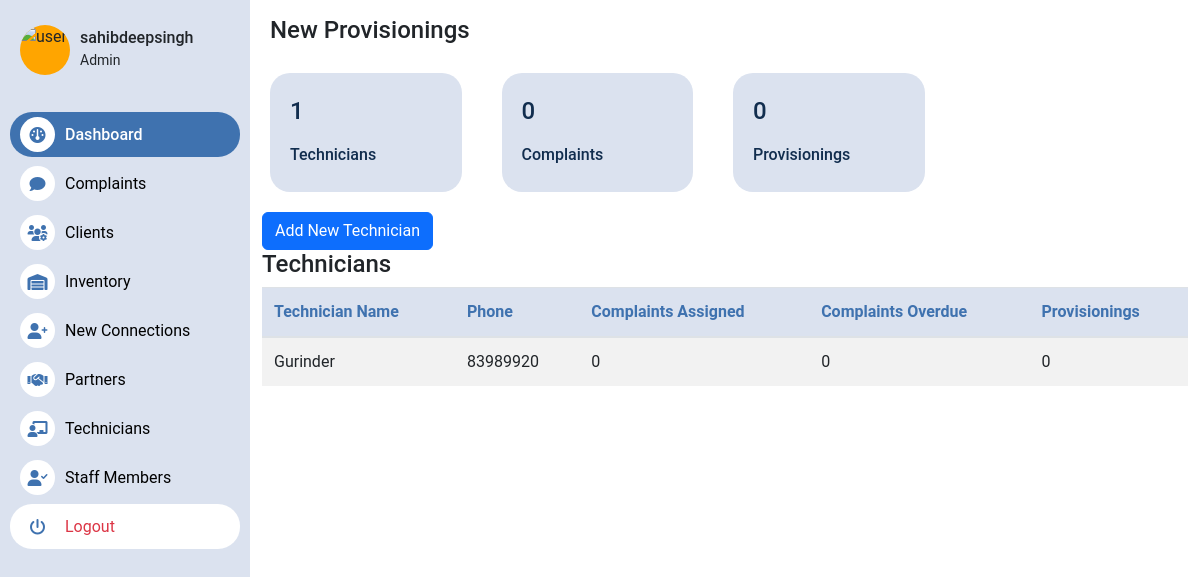
Before: /accounts/technicians/dashboard (signed in) with the older database file.
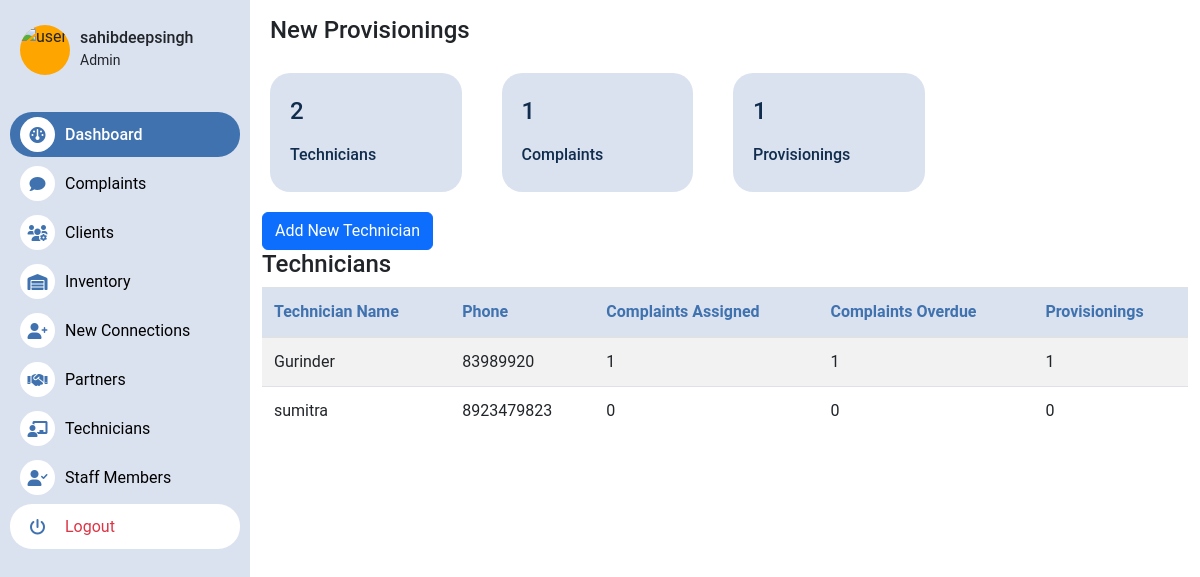
After: the same page with the newer database file.
### users/models.py (models this page shows, shortened)
class Technician(models.Model):
    user = models.ForeignKey(User, on_delete=models.CASCADE)
    address = models.CharField(max_length=255, blank=True, null=True)
    city = models.CharField(max_length=255, blank=True, null=True)
    state = models.CharField(max_length=255, blank=True, null=True)
    zip_code = models.CharField(max_length=10, blank=True, null=True)
    phone = models.CharField(max_length=15, blank=True, null=True)
    addhar_number = models.TextField()
    pan_number = models.TextField()
    date_joined = models.DateTimeField(auto_now_add=False, blank=True, null=True)
    date_created = models.DateTimeField(auto_now_add=True)
    partner = models.ForeignKey(Partner, on_delete=models.CASCADE, blank=True, null=True)
    def get_complaints(self):
        return Complaint.objects.filter(assigned_to=self)
    def over_due_complaints(self):
        return Complaint.objects.filter(assigned_to=self, created_at__lt=timezone.now()-timedelta(days=2))
    def provisioned_requests(self):
        return NewConnectionRequest.objects.filter(assigned_to=self)

### users/views.py (the view)
# urls.py: path('technicians/dashboard',technicians_dash,name='tech-dash'),
@group_required(("Staff", "Partner","Admin","Technician"))
def technicians_dash(request):
    partner = return_user_partner(request)
    technicians = Technician.objects.filter(partner=partner)
    complaints = Complaint.objects.filter(assigned_to__in=technicians,partner=partner)
    connections = NewConnectionRequest.objects.filter(assigned_to__in=technicians,partner=partner)
    context={
        "technicians":technicians,
        "complaints":complaints,
        "connections":connections
    }
    return render(request, "users/technicians_dash.html", context)

### users/views.py (called while the page is built)
def return_user_partner(request):
        user = request.user
        try:
            staff = StaffMember.objects.get(user=user)
            partner = staff.partner
        except:
            pass
        try:
            partner = Partner.objects.get(user=user)
        except:
            pass
        if partner:
            return partner
        return None

### templates/users/technicians_dash.html (shortened to what this page needs)
{% extends 'home/base.html' %}
{% block content %}
<div class="container mt-3">
    <h4 class="mx-2">New Provisionings</h4>
    <div class="row w-75">
            <div class="col stats">
                <p>{{technicians.count}} </p>
                <h6>Technicians</h6>
            </div>
            <div class="col stats">
                <p> {{complaints.count}} </p>
                <h6>Complaints</h6>
            </div>
            <div class="col stats">
                <p> {{connections.count}} </p>
                <h6>Provisionings</h6>
            </div>
    </div>
    <div class="d-flex ">
        <a href="{%  url 'create-technician' %}"><button class="btn btn-primary ">Add New Technician</button></a>
    </div>
    <h4>Technicians</h4>
    <table class="custom-table">
        <thead>
            <tr>
                <th>Technician Name</th>
                <th>Phone</th>
                <th>Complaints Assigned</th>
                <th>Complaints Overdue</th>
                <th>Provisionings</th>
            </tr>
        </thead>
        <tbody>
    {% for technician in technicians %}
            <tr>
                <td>{{ technician.user.username }}</td>
                <td>{{ technician.phone }}</td>
                <td>{{ technician.get_complaints.count }}</td>
                <td>{{ technician.over_due_complaints.count }}</td>
                <td>{{ technician.provisioned_requests.count }}</td>
            </tr>
    {% endfor %}
        </tbody>
    </table>
</div>
{% endblock %}

Changed rows visible on the page:
computed for Technician "Gurinder": get_complaints.count "0" → "1"; over_due_complaints.count "0" → "1"; provisioned_requests.count "0" → "1"
added Technician: user.username "sumitra", phone "8923479823", get_complaints.count "0", over_due_complaints.count "0", provisioned_requests.count "0"
Other visible differences:
{{ technicians.count }}: "1" → "2"
{{ complaints.count }}: "0" → "1"
{{ connections.count }}: "0" → "1"
